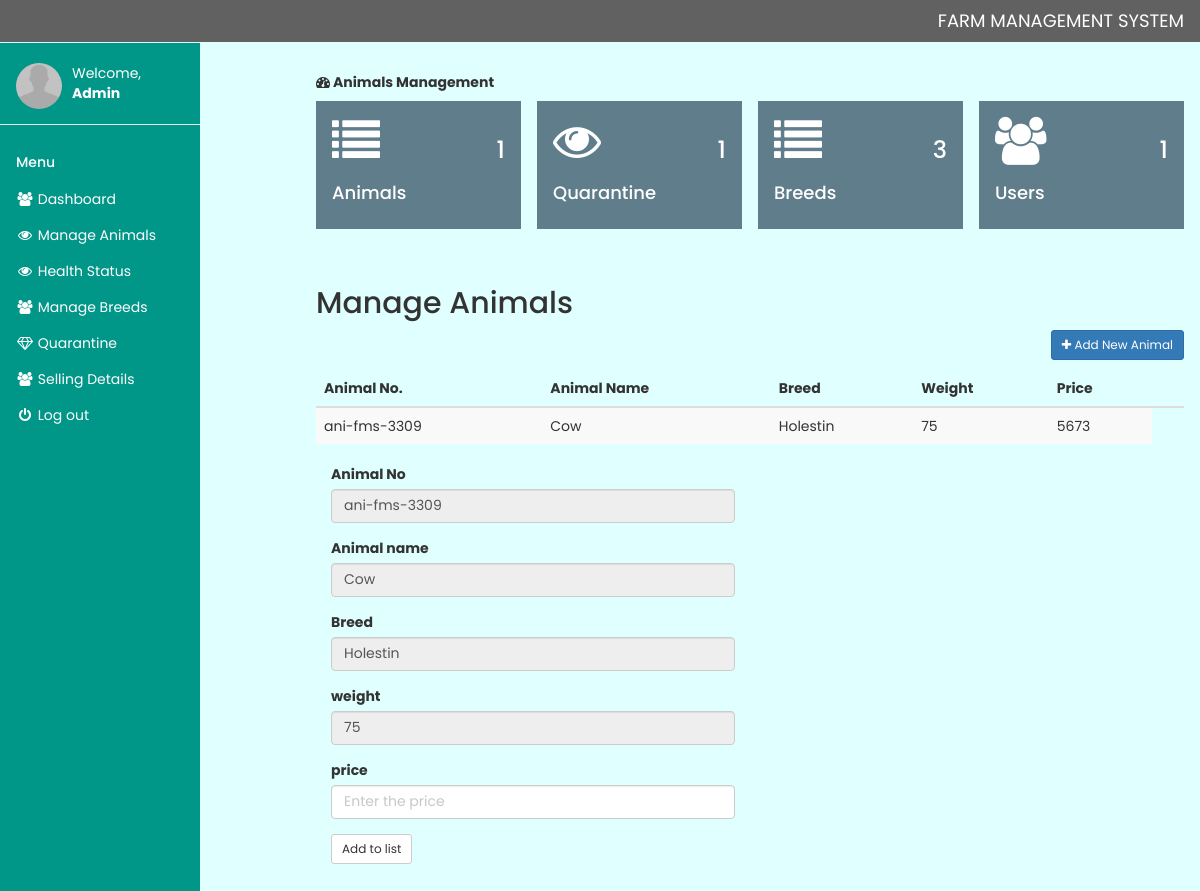
/selling.php?id=6 (signed in), run on the app's committed database.
### tables this page shows
CREATE TABLE `selling` (
  `id` int(11) NOT NULL,
  `animalno` varchar(50) NOT NULL,
  `animalname` varchar(50) NOT NULL,
  `breed` varchar(50) NOT NULL,
  `weight` int(50) NOT NULL,
  `price` int(50) NOT NULL
);

CREATE TABLE `pigs` (
  `animalno` varchar(50) NOT NULL,
  `animalname` varchar(50) NOT NULL,
  `breed_id` int(50) NOT NULL,
  `weight` int(50) NOT NULL,
  `img` varchar(50) NOT NULL,
  `gender` varchar(50) NOT NULL,
  `arrived` varchar(50) NOT NULL,
  `remark` text NOT NULL,
  `health_status` varchar(50) NOT NULL,
  `id` int(50) NOT NULL
);

CREATE TABLE `breed` (
  `id` int(50) NOT NULL,
  `animal` varchar(50) NOT NULL,
  `name` varchar(50) NOT NULL
);

### selling.php (the view, shortened to what this page needs)
<?php include 'setting/system.php'; ?>
<?php include 'theme/head.php'; ?>
<?php include 'theme/sidebar.php'; ?>
<?php
 if(!$_GET['id'] OR empty($_GET['id']) OR $_GET['id'] == '')
 {
 	header('location: manage-pig.php');
 }else{
 	$pigno = $bname = $b_id = $health = "";
 	$id = (int)$_GET['id'];
 	$query = $db->query("SELECT * FROM pigs WHERE id = '$id' ");
 	$fetchObj = $query->fetchAll(PDO::FETCH_OBJ);
 	foreach($fetchObj as $obj){
       $animalno = $obj->animalno;
       $animalname = $obj->animalname;
  	   $b_id = $obj->breed_id;
     $weight = $obj->weight;
	     $k = $db->query("SELECT * FROM breed WHERE id = '$b_id' ");
       	 $ks = $k->fetchAll(PDO::FETCH_OBJ);
       	 foreach ($ks as $r) {
       	 	$bname = $r->name;
       	 }
 	}
 }
?>
<div class="w3-main" style="margin-left:300px;margin-top:43px;">
  <header class="w3-container" style="padding-top:22px">
    <h5><b><i class="fa fa-dashboard"></i> Animals Management</b></h5>
  </header>
 <?php include 'inc/data.php'; ?>
 <div class="w3-container" style="padding-top:22px">
 <div class="w3-row">
 	<h2>Manage Animals</h2>
  <a href="add-pig.php" class="btn btn-sm btn-primary pull-right"><i class="fa fa-plus"></i> Add New Animal</a><br><br>
 <div class="table-responsive">
 	<table class="table table-hover table-striped" id="table">
 		<thead>
 			<tr>
 				<th>Animal No.</th>
        <th>Animal Name</th>
 				<th>Breed</th>
 				<th>Weight</th>
 				<th>Price</th>
        <th></th>
 			</tr>
 		</thead>
 		<tbody>
 			<?php
       $get = $db->query("SELECT * FROM selling");
       $res = $get->fetchAll(PDO::FETCH_OBJ);
       foreach($res as $n){ ?>
                     <tr>
                       <td><?php echo $n->animalno; ?></td>
                       <td><?php echo $n->animalname; ?></td>
                       <td><?php echo $n->breed; ?></td>
                       <td><?php echo $n->weight; ?></td>
                       <td><?php echo $n->price; ?></td>
                     </tr>
       <?php }
       ?>
     </tbody>
   </table>
 </div>
 <div class="col-md-6">
   <form role='form' method="post">
     <div class="form-group">
       <label class="control-label">Animal No</label>
       <input type="text" name="animalno" readonly="on" class="form-control" value="<?php echo $animalno; ?>">
     </div>
     <div class="form-group">
       <label class="control-label">Animal name</label>
       <input type="text" name="animalname" readonly="on" class="form-control" value="<?php echo $animalname; ?>">
     </div>
     <div class="form-group">
       <label class="control-label">Breed</label>
       <input type="text" name="breed" readonly="on" class="form-control" value="<?php echo $bname; ?>">
     </div>
     <div class="form-group">
       <label class="control-label">weight</label>
       <input type="text" name="weight" readonly="on" class="form-control" value="<?php echo $weight; ?>">
     </div>
     <div class="form-group">
       <label class="control-label">price</label>
       <input type="number" name="price" placeholder="Enter the price" class="form-control" value=""></textarea>
     </div>
     <button name="submit" type="submit" class="btn btn-sm  btn-default">Add to list</button>
   </form>
 </div>
</div>
</div>
</div>
<?php include 'theme/foot.php'; ?>

### css/style.css (style rules this page uses)
* { margin: 0; padding: 0; box-sizing: border-box; font-family: 'Poppins', sans-serif; }

### theme/head.php (style rules this page uses)
body { font-family: 'Poppins', sans-serif; background-color: lightcyan ; }

### data on the page
selling: animalno "ani-fms-3309", animalname "Cow", breed "Holestin", weight "75", price "5673"
pigs: animalno "ani-fms-3309", animalname "Cow", weight "75"
breed: breed "Holestin"

### other printed values
NAME_X "FARM MANAGEMENT SYSTEM"
$_SESSION['user'] "Admin"
$pCount "1"
$qCount "1"
$bCount "3"
$uCount "1"
